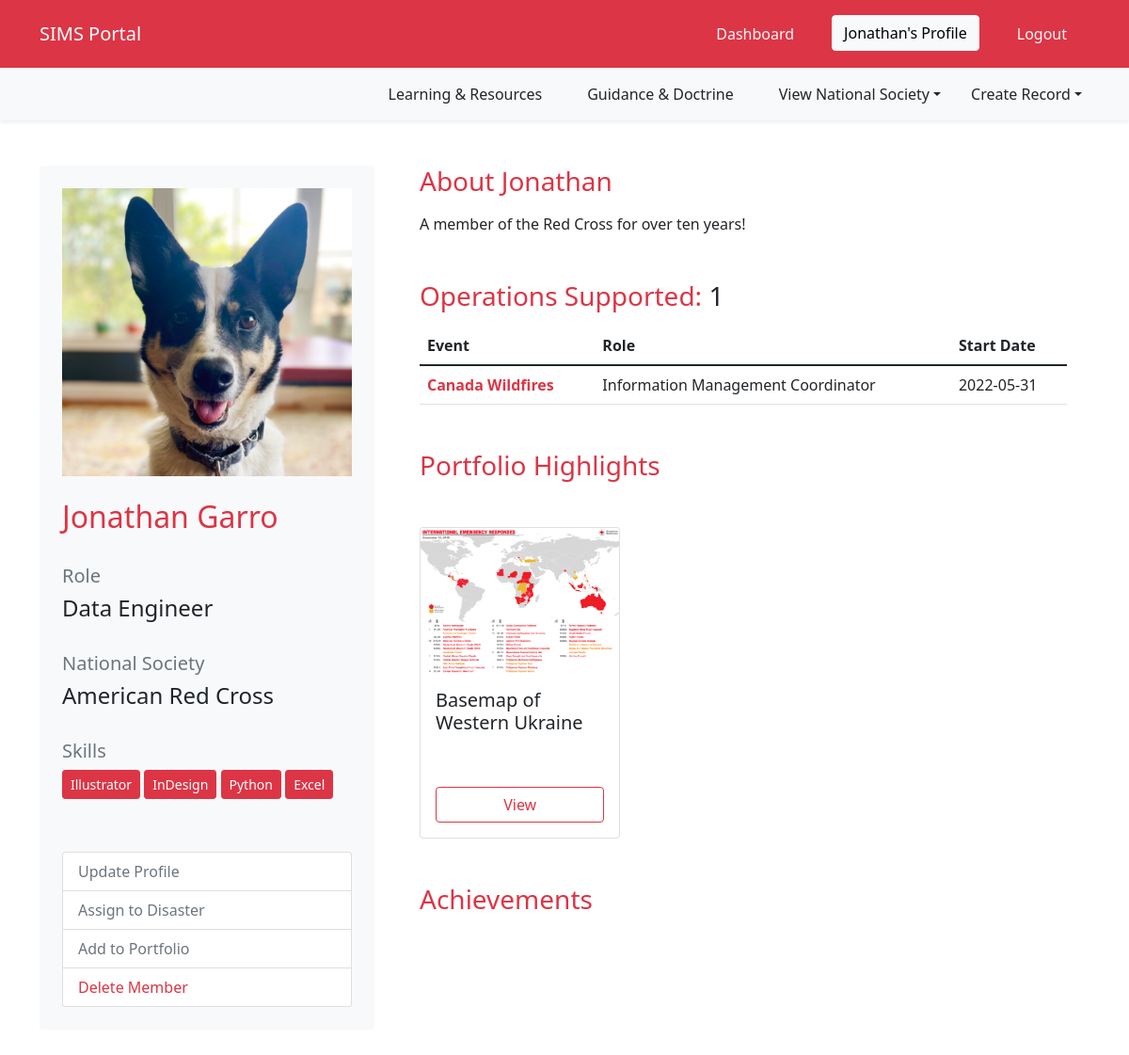
The app's page /profile (signed in), older data.
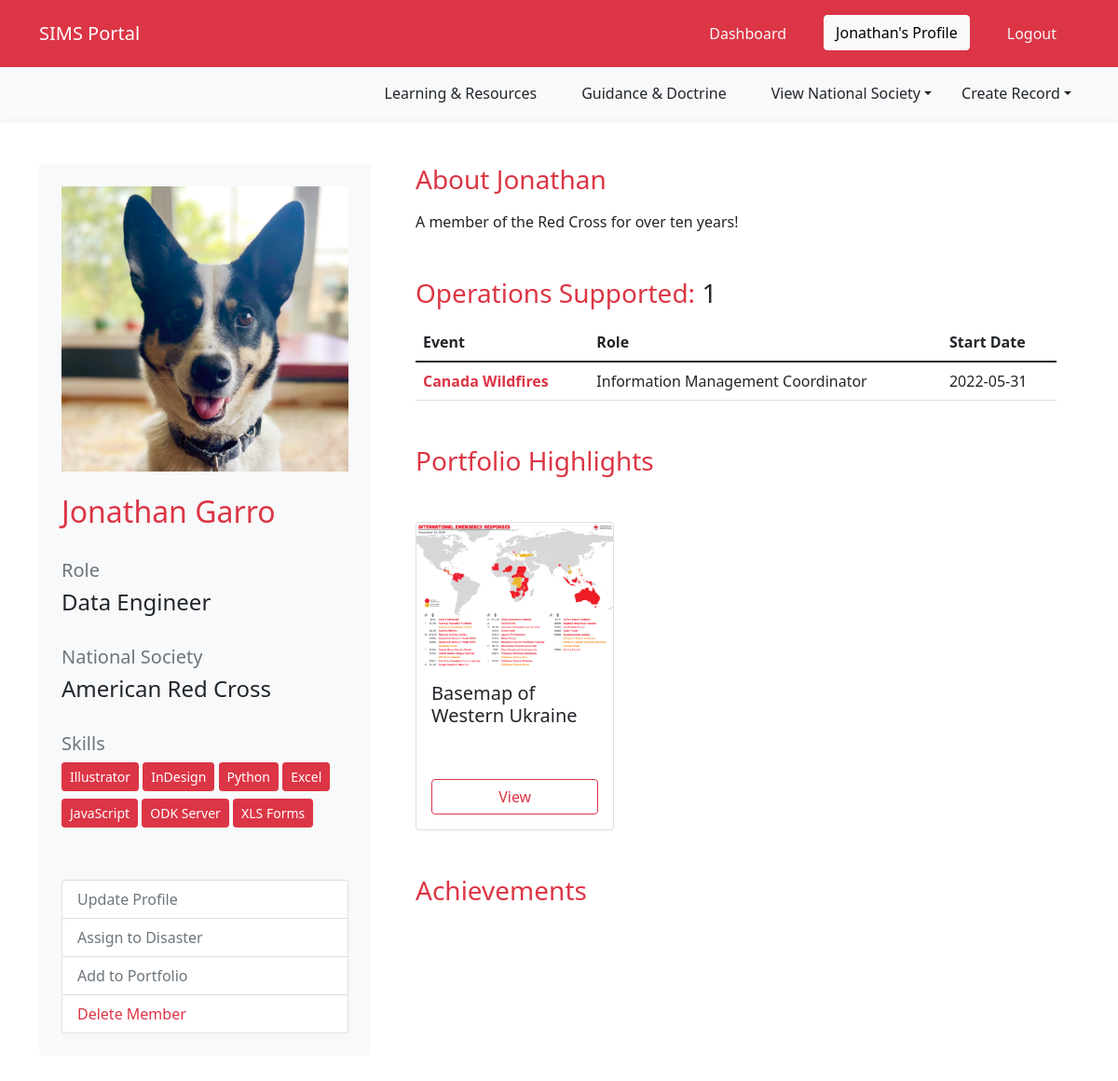
The same page, newer data.
### tables this page shows
CREATE TABLE user_skill (
	user_id INTEGER, 
	skill_id INTEGER, 
	FOREIGN KEY(user_id) REFERENCES user (id), 
	FOREIGN KEY(skill_id) REFERENCES skill (id)
);

### SIMS_Portal/models.py (models this page shows, shortened)
class Skill(db.Model):
	__tablename__ = 'skill'
	id = db.Column(db.Integer, primary_key=True)
	name = db.Column(db.String)

class User(db.Model, UserMixin):
	__tablename__ = 'user'
	id = db.Column(db.Integer, primary_key=True)
	firstname = db.Column(db.String(40), nullable=False)
	lastname = db.Column(db.String(40), nullable=False)
	status = db.Column(db.String(20), default='Pending')
	birthday = db.Column(db.Date)
	email = db.Column(db.String(120), unique=True, nullable=False)
	password = db.Column(db.String(60), nullable=False)
	molnix_id = db.Column(db.Integer)
	job_title = db.Column(db.String(120))
	bio = db.Column(db.Text)
	is_admin = db.Column(db.Boolean, default=False)
	roles = db.Column(db.String(1000))
	languages = db.Column(db.String(1000))
	image_file = db.Column(db.String(20), nullable=False, default='default.png')
	twitter = db.Column(db.String(120))
	slack_id = db.Column(db.String(120))
	github = db.Column(db.String(120))
	messaging_number_country_code = db.Column(db.Integer)
	messaging_number = db.Column(db.Integer)
	ns_id = db.Column(db.Integer, ForeignKey('nationalsociety.ns_go_id'))
	assignments = db.relationship('Assignment', backref='assigned_member')
	products = db.relationship('Portfolio', backref='creator', lazy=True)
	skills = db.relationship('Skill', secondary='user_skill', backref='members_with_skill')
	languages = db.relationship('Language', secondary='user_language', backref='members_with_language')
	created_at = db.Column(db.DateTime, server_default=func.now())
	updated_at = db.Column(db.DateTime, onupdate=func.now())
	def __repr__(self):
		return f"User('{self.id}, {self.firstname}','{self.lastname}','{self.email}','{self.image_file}', {self.ns_id})"

class Emergency(db.Model):
	__tablename__ = 'emergency'
	id = db.Column(db.Integer, primary_key=True)
	emergency_name = db.Column(db.String(100), nullable=False)
	emergency_glide = db.Column(db.String(20))
	emergency_go_id = db.Column(db.Integer)
	emergency_location_id = db.Column(db.Integer)
	emergency_review_id = db.Column(db.Integer)
	activation_details = db.Column(db.String(1000))
	emergency_type_id = db.Column(db.Integer, db.ForeignKey('emergencytype.id'))
	emergency_products = db.relationship('Portfolio', backref='emergency_response', lazy=True)
	assigned_to = db.relationship('Assignment', backref='assigned_emergency', lazy=True)
	created_at = db.Column(db.DateTime, server_default=func.now())
	updated_at = db.Column(db.DateTime, onupdate=func.now())

class Assignment(db.Model):
	__tablename__ = 'assignment'
	id = db.Column(db.Integer, primary_key=True)
	role = db.Column(db.String(100))
	start_date = db.Column(db.Date, nullable=False, default=datetime.utcnow)
	end_date = db.Column(db.Date, nullable=False)
	remote = db.Column(db.Boolean)
	assignment_details = db.Column(db.String(1000))
	user_id = db.Column(db.Integer, db.ForeignKey('user.id'))
	emergency_id = db.Column(db.Integer, db.ForeignKey('emergency.id'), default=0)
	created_at = db.Column(db.DateTime, server_default=func.now())
	updated_at = db.Column(db.DateTime, onupdate=func.now())

class Portfolio(db.Model):
	__tablename__ = 'portfolio'
	id = db.Column(db.Integer, primary_key=True)
	title = db.Column(db.String(200), nullable=False)
	type = db.Column(db.String(100), nullable=False)
	description = db.Column(db.Text)
	final_file_location = db.Column(db.String(100), nullable=False)
	asset_file_location = db.Column(db.String(100))
	external = db.Column(db.Boolean, default=False)
	creator_id = db.Column(db.Integer, db.ForeignKey('user.id'), nullable=False)
	emergency_id = db.Column(db.Integer, ForeignKey('emergency.id'))
	created_at = db.Column(db.DateTime, server_default=func.now())
	updated_at = db.Column(db.DateTime, onupdate=func.now())
	def __repr__(self):
		return f"Portfolio('{self.title}','{self.type}','{self.description}','{self.final_file_location}','{self.creator_id}')"

### SIMS_Portal/routes.py (the view)
@app.route('/profile')
@login_required
def profile():
	user_info = User.query.filter(User.id==current_user.id).first()
	try:
		ns_association = db.session.query(User, NationalSociety).join(NationalSociety, NationalSociety.ns_go_id == User.ns_id).filter(User.id==current_user.id).with_entities(NationalSociety.ns_name).first()[0]
	except:
		ns_association = 'None'
	try:
		assignment_history = db.session.query(User, Assignment, Emergency).join(Assignment, Assignment.user_id==User.id).join(Emergency, Emergency.id==Assignment.emergency_id).filter(User.id==current_user.id).all()
	except:
		pass
	deployment_history_count = len(assignment_history)
	user_portfolio = db.session.query(User, Portfolio).join(Portfolio, Portfolio.creator_id==User.id).filter(User.id==current_user.id).all()
	print(user_portfolio)
	skills_list = db.engine.execute("SELECT * FROM user JOIN user_skill ON user.id = user_skill.user_id JOIN skill ON skill.id = user_skill.skill_id WHERE user.id=:current_user", {'current_user': current_user.id})
	profile_picture = url_for('static', filename='assets/img/avatars/' + current_user.image_file)
	return render_template('profile.html', title='Profile', profile_picture=profile_picture, ns_association=ns_association, user_info=user_info, assignment_history=assignment_history, deployment_history_count=deployment_history_count, user_portfolio=user_portfolio, skills_list=skills_list)

### SIMS_Portal/models.py (called while the page is built)
@login_manager.user_loader
def load_user(user_id):
	return User.query.get(int(user_id))

### SIMS_Portal/templates/profile.html (shortened to what this page needs)
{% extends "layout.html" %}
{% block content %}
<div class="container">
	<div class="row mb-5">
		<div class="col col-md-4 rounded rounded-3">
			<div class="card border-0 p-4 bg-light">
				<div class="row">
					<img src="{{ profile_picture }}" class="img-fluid mb-4" >
				</div>
				<div class="row">
					<h2 class="text-danger">{{ current_user.firstname }} {{ current_user.lastname }}</h2>
				</div>
				<div class="row">
					<h5 class="text-secondary mt-4">Role</h5>
					<h4>{{ current_user.job_title }}</h4>
				</div>
				<div class="row">
					<h5 class="text-secondary mt-4">National Society</h5>
					<h4>{{ ns_association }}</h4>
				</div>
				<div class="row">
					<div>
					<h5 class="text-secondary mt-4">Skills</h5>
					{% for skill in skills_list %}
						<button type="button" class="btn btn-danger btn-sm mb-2">{{skill.name}}</button>
					{% endfor %}
					</div>
				</div>
				<div class="list-group mt-5">
			  		<a href="{{ url_for('update_profile') }}" class="list-group-item list-group-item-action text-secondary">Update Profile</a>
			  		<a href="#" class="list-group-item list-group-item-action text-secondary">Assign to Disaster</a>
			  		<a href="{{ url_for('new_portfolio') }}" class="list-group-item list-group-item-action text-secondary">Add to Portfolio</a>
			  		<a href="#" class="list-group-item list-group-item-action text-danger">Delete Member</a>
				</div>
			</div>
		</div>
		<div class="col mx-4">
			<div class='mb-5'>
				<h3 class="mb-3 text-danger">About {{ user_info.firstname }}</h3>
				{{ user_info.bio }}
			</div>
			<div class='mb-5'>
				<h3 class="mb-3 text-danger">Operations Supported: <span class='text-dark'>{{ deployment_history_count }}</span></h3>
				{% if deployment_history_count == 0 %}
					No deployments yet.
				{% else %}
				<table class="table">
			  	<thead class="">
					<tr>
				  	<th>Event</th>
				  	<th>Role</th>
				  	<th>Start Date</th>
					</tr>
			  	</thead>
			  	<tbody>
				  	{% for assignment in assignment_history %}
				  	<tr>
						<td class="fw-bold"><a href="/emergency/{{assignment.Emergency.id}}" class="link-danger">{{assignment.Emergency.emergency_name}}</a></td>
						<td>{{assignment.Assignment.role}}</td>
						<td>{{assignment.Assignment.start_date}}</td>
				  	</tr>
				  	{% endfor %}
			  	</tbody>
				</table>
				{% endif %}
			</div>
			<div class='mb-5'>
				<h3 class="mb-3 text-danger">Portfolio Highlights</h3>
				<div class="row row-cols-3 row-cols-md-3 g-4 mt-4">
				{% for product in user_portfolio %}
					<div class="col d-flex align-items-stretch">
						<div class="card" style="width: 18rem;">
					  	<img src="/static/assets/portfolio/{{product.Portfolio.final_file_location}}" class="card-img-top" alt="...">
					  	<div class="card-body d-flex flex-column">
							<h5 class="card-title mt-auto">{{product.Portfolio.title}}</h5>
							<a href="#" class="btn btn-outline-danger mt-5">View</a>
					  	</div>
						</div>
					</div>
				{% endfor %}
				</div>
			</div>
			<div class='mb-3'>
			<h3 class="mb-3 text-danger">Achievements</h3>
			</div>
		</div>
	</div>
</div>
{% endblock content %}

### SIMS_Portal/templates/layout.html (shortened to what this page needs)
<!DOCTYPE html>
<html lang="en">
<head>
	<link href="https://cdn.jsdelivr.net/npm/bootstrap@5.1.3/dist/css/bootstrap.min.css" rel="stylesheet">
	<link href="https://cdn.datatables.net/1.11.4/css/dataTables.bootstrap5.min.css" rel="stylesheet">
	<link rel="stylesheet" type="text/css" href="{{ url_for('static', filename='css/main.css') }}">
	<link rel="stylesheet" href="https://cdn.jsdelivr.net/npm/bootstrap-icons@1.8.3/font/bootstrap-icons.css">
</head>
<body>
	<header>
	<nav id="navbar_top" class="navbar navbar-expand-md navbar-dark bg-danger navbar-static-top py-3">
	 <div class="container">
		{% if current_user.is_authenticated %}
			<a class="navbar-brand" href="/dashboard">SIMS Portal</a>
		{% else %}
			<a class="navbar-brand" href="/">SIMS Portal</a>
		{% endif %}
	  <div class="collapse navbar-collapse" id="main_nav">
		<ul class="navbar-nav ms-auto">
			{% if current_user.is_authenticated %}
				{% if request.path == '/dashboard' %}
					<li class="nav-item px-3"><button type="button" class="btn btn-light">Dashboard</button></li>
				{% else %}
					<li class="nav-item px-3"><a class="nav-link text-light" href="/dashboard"> Dashboard </a></li>
				{% endif %}
				{% if request.path == '/profile' %}
					<li class="nav-item px-3"><button type="button" class="btn btn-light">{{ current_user.firstname }}'s Profile</button></li>
				{% else %}
				<li class="nav-item px-3"><a class="nav-link text-light" href="/profile"> {{ current_user.firstname }}'s Profile </a></li>
				{% endif %}
				<li class="nav-item px-3"><a class="nav-link text-light" href="/logout"> Logout </a></li>
			{% endif %}
		</ul>
	  </div>
	</nav>
	{% if current_user.is_authenticated %}
	<nav id="navbar_top" class="navbar navbar-expand-sm box-shadow shadow-sm navbar-dark bg-light sticky-top mb-5 ">
	 <div class="container">
	  <div class="collapse navbar-collapse" id="main_nav">
		<ul class="navbar-nav ms-auto">
			<li class="nav-item px-3"><a class="nav-link text-dark" href="#"> Learning & Resources</a></li>
			<li class="nav-item px-3"><a class="nav-link text-dark" href="#"> Guidance & Doctrine</a></li>
			<li class="nav-item dropdown px-3">
				<a class="nav-link dropdown-toggle text-dark" href="#" id="navbarDropdown" role="button" data-toggle="dropdown" aria-haspopup="true" aria-expanded="false">View National Society</a>
			</li>
			<li class="nav-item dropdown pl-3">
				<a class="nav-link dropdown-toggle text-dark" href="#" id="navbarDropdown" role="button" data-toggle="dropdown" aria-haspopup="true" aria-expanded="false">Create Record</a>
			</li>
		</ul>
	  </div>
	 </div>
	</nav>
	{% endif %}
	</header>
	{% block content %}{% endblock %}
</body>
</html>

Row changes from the older to the newer data that the page shows:
added user_skill: name "JavaScript"
added user_skill: name "ODK Server"
added user_skill: name "XLS Forms"
